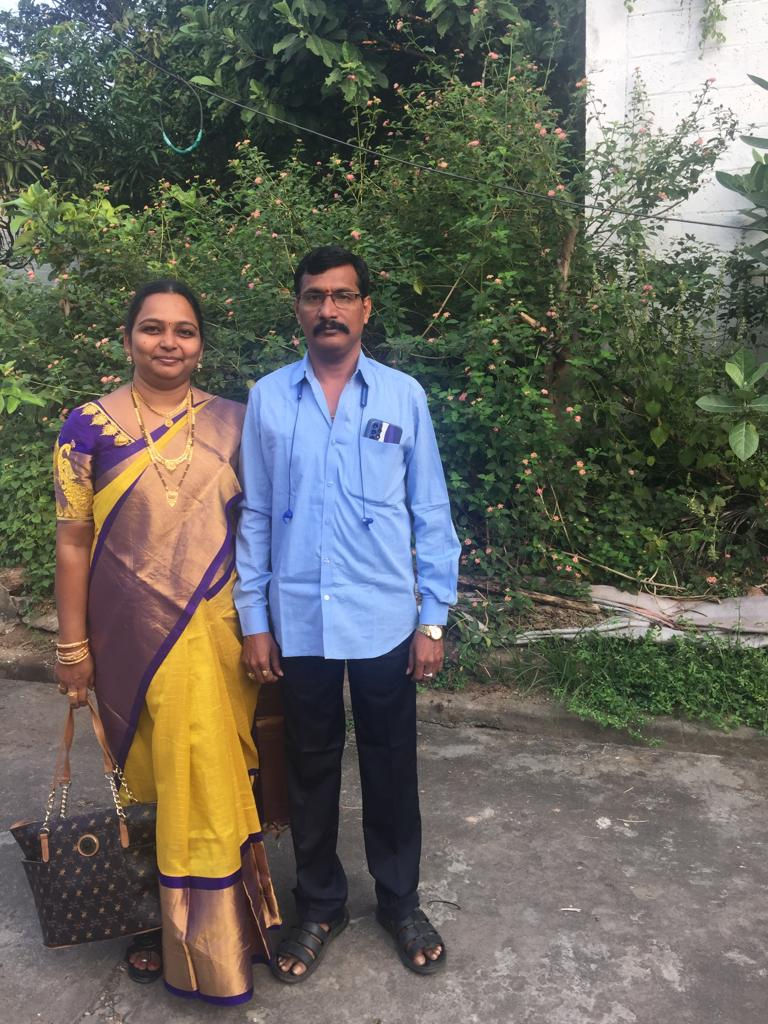
#> input picture family.jpg, 768 x 1024 px, found by its file name
$ jupyter execute practical2.ipynb
#> lines starting #> are read from the running program, lines starting #| are printed output that depends on the picture; after the words box and inside, x2 and y2 are one past the last pixel; in counts of white or black regions, pixels touching at a corner belong together
[cell 1]
import cv2

cascPath=r"C:\Users\sitar\Untitled Folder\ML wokshop data\haarcascade_frontalface_default.xml"
faceCascade=cv2.CascadeClassifier(cascPath)
image=cv2.imread(r"C:\Users\sitar\Untitled Folder\ML wokshop data\family.jpg")
#> image is the input picture: shape (1024, 768, 3); mean B, G, R 94.2, 102.6, 103.1
gray=cv2.cvtColor(image,cv2.COLOR_BGR2GRAY)
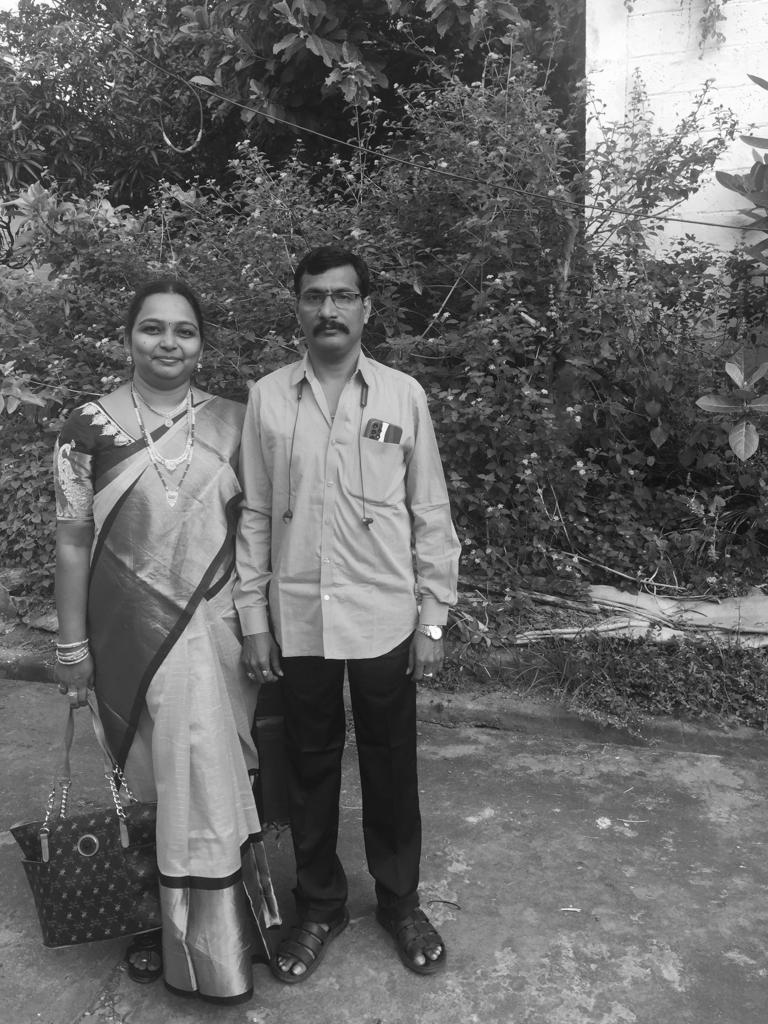
#> gray: shape (1024, 768); min 1, max 255, mean 101.8
faces=faceCascade.detectMultiScale(gray,1.3,5)
#> faces = [[289, 267, 79, 79], [128, 299, 82, 82]]
print("Faces detected:{0}".format(len(faces)))
#| Faces detected:2
for(x,y,w,h) in faces:
    cv2.rectangle(image,(x,y),(x+w,y+h),(255,0,255),1)
#> this loop made 2 passes
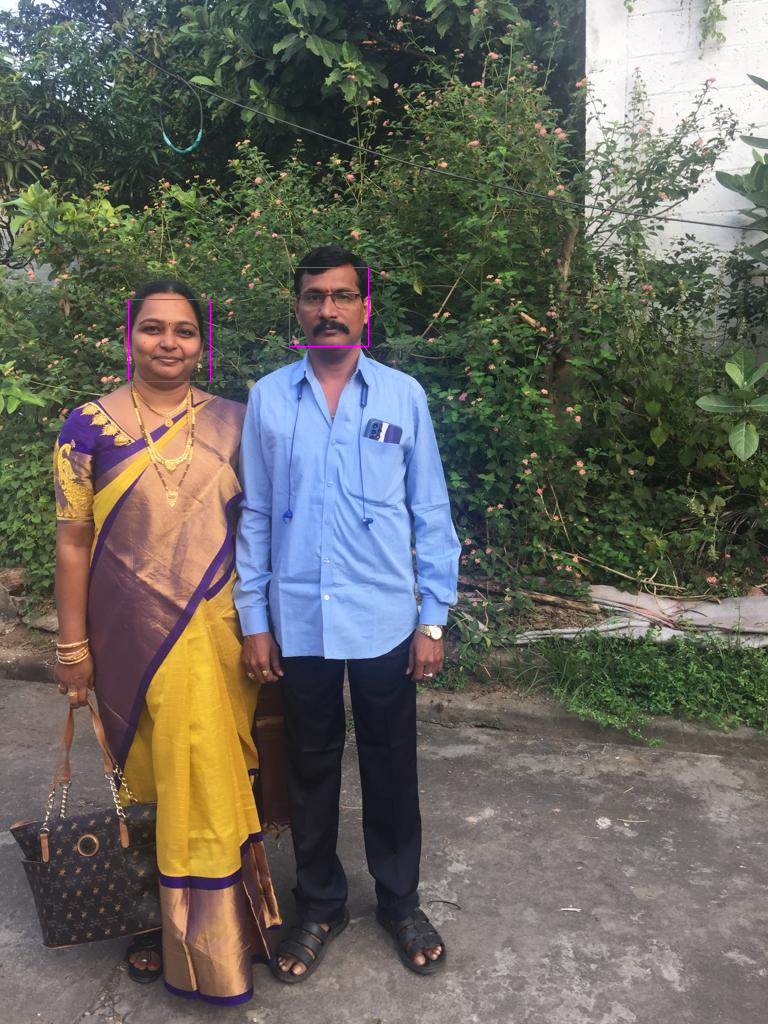
#> image: shape (1024, 768, 3); 0.08% of pixels changed, all inside (x1, y1, x2, y2) = (128, 267, 369, 382)

cv2.imshow('Faces Found',image)
cv2.waitKey(0)
cv2.destroyAllWindows()

[cell 2]
import cv2

cascPath=r"C:\Users\sitar\Untitled Folder\ML wokshop data\haarcascade_frontalface_default.xml"
faceCascade=cv2.CascadeClassifier(cascPath)
image=cv2.imread(r"C:\Users\sitar\Untitled Folder\ML wokshop data\BW.jpeg")
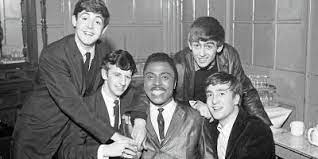
#> input picture BW.jpeg, 318 x 159 px, found by its file name
#> image is the input picture: shape (159, 318, 3); mean B, G, R 124.2, 124.2, 124.2
gray=cv2.cvtColor(image,cv2.COLOR_BGR2GRAY)
#> gray: shape (159, 318)
faces=faceCascade.detectMultiScale(gray,1.3,5)
#> faces = [[139, 62, 38, 38]]
print("Faces detected:{0}".format(len(faces)))
#| Faces detected:1
for(x,y,w,h) in faces:
    cv2.rectangle(image,(x,y),(x+w,y+h),(128,0,0),1)
#> this loop made 1 pass
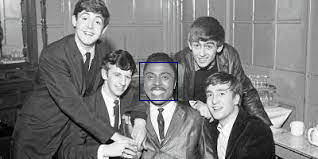
#> image: shape (159, 318, 3); 0.3% of pixels changed, all inside (x1, y1, x2, y2) = (139, 62, 178, 101)

cv2.imshow('Faces Found',image)
cv2.waitKey(0)
cv2.destroyAllWindows()
